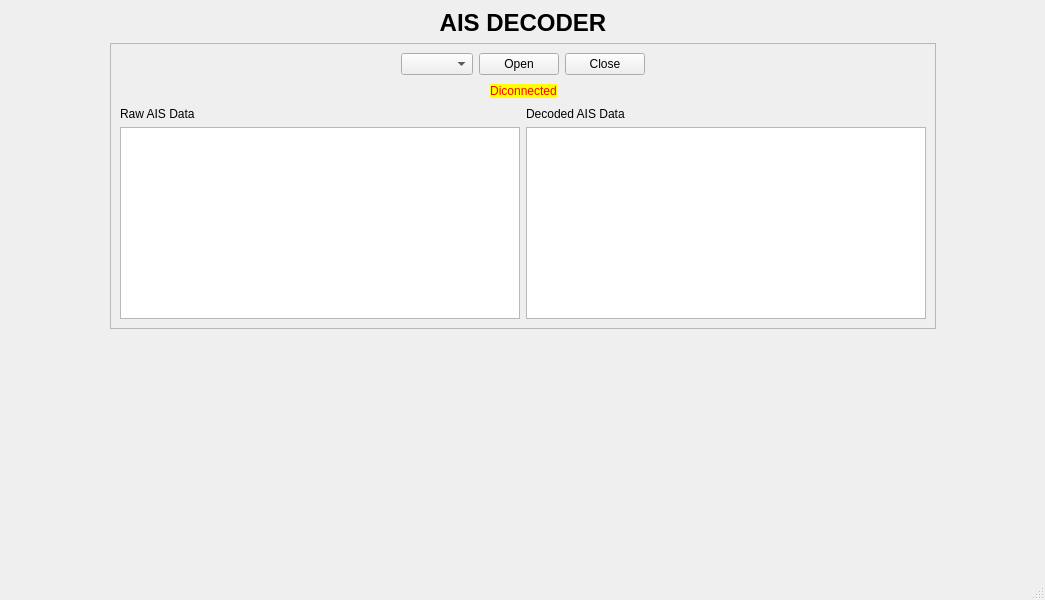
<?xml version="1.0" encoding="UTF-8"?>
<ui version="4.0">
 <class>MainWindow</class>
 <widget class="QMainWindow" name="MainWindow">
  <property name="geometry">
   <rect>
    <x>0</x>
    <y>0</y>
    <width>1045</width>
    <height>600</height>
   </rect>
  </property>
  <property name="windowTitle">
   <string>MainWindow</string>
  </property>
  <widget class="QWidget" name="centralwidget">
   <layout class="QGridLayout" name="gridLayout_2">
    <item row="1" column="1">
     <spacer name="horizontalSpacer">
      <property name="orientation">
       <enum>Qt::Horizontal</enum>
      </property>
      <property name="sizeHint" stdset="0">
       <size>
        <width>92</width>
        <height>20</height>
       </size>
      </property>
     </spacer>
    </item>
    <item row="1" column="3">
     <spacer name="horizontalSpacer_2">
      <property name="orientation">
       <enum>Qt::Horizontal</enum>
      </property>
      <property name="sizeHint" stdset="0">
       <size>
        <width>91</width>
        <height>20</height>
       </size>
      </property>
     </spacer>
    </item>
    <item row="1" column="2">
     <widget class="QFrame" name="frame">
      <property name="frameShape">
       <enum>QFrame::StyledPanel</enum>
      </property>
      <property name="frameShadow">
       <enum>QFrame::Raised</enum>
      </property>
      <layout class="QGridLayout" name="gridLayout_3">
       <item row="0" column="0">
        <spacer name="horizontalSpacer_5">
         <property name="orientation">
          <enum>Qt::Horizontal</enum>
         </property>
         <property name="sizeHint" stdset="0">
          <size>
           <width>270</width>
           <height>20</height>
          </size>
         </property>
        </spacer>
       </item>
       <item row="0" column="1" colspan="2">
        <layout class="QGridLayout" name="gridLayout">
         <item row="0" column="0">
          <layout class="QHBoxLayout" name="horizontalLayout">
           <item>
            <widget class="QComboBox" name="comboBox"/>
           </item>
           <item>
            <widget class="QPushButton" name="pushButton_uart_open">
             <property name="text">
              <string>Open</string>
             </property>
            </widget>
           </item>
           <item>
            <widget class="QPushButton" name="pushButton_uart_close">
             <property name="text">
              <string>Close</string>
             </property>
            </widget>
           </item>
          </layout>
         </item>
         <item row="1" column="0">
          <layout class="QHBoxLayout" name="horizontalLayout_2">
           <item>
            <spacer name="horizontalSpacer_4">
             <property name="orientation">
              <enum>Qt::Horizontal</enum>
             </property>
             <property name="sizeHint" stdset="0">
              <size>
               <width>40</width>
               <height>20</height>
              </size>
             </property>
            </spacer>
           </item>
           <item>
            <widget class="QLabel" name="label_link_sts">
             <property name="sizePolicy">
              <sizepolicy hsizetype="Fixed" vsizetype="Fixed">
               <horstretch>0</horstretch>
               <verstretch>0</verstretch>
              </sizepolicy>
             </property>
             <property name="styleSheet">
              <string notr="true">background-color: rgb(255, 255, 0);
color: rgb(255, 0, 0);</string>
             </property>
             <property name="text">
              <string>Diconnected</string>
             </property>
             <property name="alignment">
              <set>Qt::AlignCenter</set>
             </property>
            </widget>
           </item>
           <item>
            <spacer name="horizontalSpacer_3">
             <property name="orientation">
              <enum>Qt::Horizontal</enum>
             </property>
             <property name="sizeHint" stdset="0">
              <size>
               <width>40</width>
               <height>20</height>
              </size>
             </property>
            </spacer>
           </item>
          </layout>
         </item>
        </layout>
       </item>
       <item row="0" column="3">
        <spacer name="horizontalSpacer_6">
         <property name="orientation">
          <enum>Qt::Horizontal</enum>
         </property>
         <property name="sizeHint" stdset="0">
          <size>
           <width>270</width>
           <height>20</height>
          </size>
         </property>
        </spacer>
       </item>
       <item row="1" column="0">
        <widget class="QLabel" name="label">
         <property name="text">
          <string>Raw AIS Data</string>
         </property>
        </widget>
       </item>
       <item row="1" column="2">
        <widget class="QLabel" name="label_2">
         <property name="text">
          <string>Decoded AIS Data</string>
         </property>
        </widget>
       </item>
       <item row="2" column="0" colspan="2">
        <widget class="QPlainTextEdit" name="plainTextEdit">
         <property name="sizePolicy">
          <sizepolicy hsizetype="Preferred" vsizetype="Expanding">
           <horstretch>0</horstretch>
           <verstretch>0</verstretch>
          </sizepolicy>
         </property>
         <property name="minimumSize">
          <size>
           <width>400</width>
           <height>0</height>
          </size>
         </property>
         <property name="readOnly">
          <bool>true</bool>
         </property>
        </widget>
       </item>
       <item row="2" column="2" colspan="2">
        <widget class="QPlainTextEdit" name="plainTextEdit_decoded">
         <property name="sizePolicy">
          <sizepolicy hsizetype="Preferred" vsizetype="Expanding">
           <horstretch>0</horstretch>
           <verstretch>0</verstretch>
          </sizepolicy>
         </property>
         <property name="minimumSize">
          <size>
           <width>400</width>
           <height>0</height>
          </size>
         </property>
        </widget>
       </item>
      </layout>
     </widget>
    </item>
    <item row="2" column="2">
     <spacer name="verticalSpacer">
      <property name="orientation">
       <enum>Qt::Vertical</enum>
      </property>
      <property name="sizeHint" stdset="0">
       <size>
        <width>20</width>
        <height>200</height>
       </size>
      </property>
     </spacer>
    </item>
    <item row="0" column="2">
     <widget class="QLabel" name="label_3">
      <property name="font">
       <font>
        <family>MS Sans Serif</family>
        <pointsize>18</pointsize>
        <weight>75</weight>
        <bold>true</bold>
       </font>
      </property>
      <property name="text">
       <string>AIS DECODER</string>
      </property>
      <property name="alignment">
       <set>Qt::AlignCenter</set>
      </property>
     </widget>
    </item>
   </layout>
  </widget>
  <widget class="QMenuBar" name="menubar">
   <property name="geometry">
    <rect>
     <x>0</x>
     <y>0</y>
     <width>1045</width>
     <height>20</height>
    </rect>
   </property>
  </widget>
  <widget class="QStatusBar" name="statusbar"/>
 </widget>
 <resources/>
 <connections/>
</ui>
